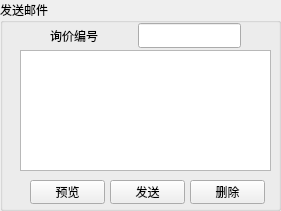
    <widget class="QGroupBox" name="groupBox_5">
     <property name="geometry">
      <rect>
       <x>610</x>
       <y>170</y>
       <width>281</width>
       <height>211</height>
      </rect>
     </property>
     <property name="font">
      <font>
       <family>微软雅黑</family>
       <bold>false</bold>
       <stylestrategy>PreferAntialias</stylestrategy>
       <kerning>true</kerning>
      </font>
     </property>
     <property name="title">
      <string>发送邮件</string>
     </property>
     <widget class="QPushButton" name="Preview_email">
      <property name="geometry">
       <rect>
        <x>30</x>
        <y>180</y>
        <width>75</width>
        <height>24</height>
       </rect>
      </property>
      <property name="font">
       <font>
        <family>微软雅黑</family>
        <bold>false</bold>
        <stylestrategy>PreferAntialias</stylestrategy>
        <kerning>true</kerning>
       </font>
      </property>
      <property name="text">
       <string>预览</string>
      </property>
     </widget>
     <widget class="QWidget" name="horizontalLayoutWidget_12">
      <property name="geometry">
       <rect>
        <x>50</x>
        <y>20</y>
        <width>191</width>
        <height>31</height>
       </rect>
      </property>
      <property name="font">
       <font>
        <family>微软雅黑</family>
        <bold>false</bold>
        <stylestrategy>PreferAntialias</stylestrategy>
        <kerning>true</kerning>
       </font>
      </property>
      <layout class="QHBoxLayout" name="horizontalLayout_12">
       <item>
        <widget class="QLabel" name="label_12">
         <property name="font">
          <font>
           <family>微软雅黑</family>
           <bold>false</bold>
           <stylestrategy>PreferAntialias</stylestrategy>
           <kerning>true</kerning>
          </font>
         </property>
         <property name="text">
          <string>询价编号</string>
         </property>
        </widget>
       </item>
       <item>
        <spacer name="horizontalSpacer_12">
         <property name="font">
          <font>
           <family>微软雅黑</family>
           <bold>false</bold>
           <stylestrategy>PreferAntialias</stylestrategy>
           <kerning>true</kerning>
          </font>
         </property>
         <property name="orientation">
          <enum>Qt::Orientation::Horizontal</enum>
         </property>
         <property name="sizeHint" stdset="0">
          <size>
           <width>40</width>
           <height>20</height>
          </size>
         </property>
        </spacer>
       </item>
       <item>
        <widget class="QLineEdit" name="inquiry_number">
         <property name="font">
          <font>
           <family>微软雅黑</family>
           <bold>false</bold>
           <stylestrategy>PreferAntialias</stylestrategy>
           <kerning>true</kerning>
          </font>
         </property>
        </widget>
       </item>
      </layout>
     </widget>
     <widget class="QPushButton" name="send_email">
      <property name="geometry">
       <rect>
        <x>110</x>
        <y>180</y>
        <width>75</width>
        <height>24</height>
       </rect>
      </property>
      <property name="font">
       <font>
        <family>微软雅黑</family>
        <bold>false</bold>
        <stylestrategy>PreferAntialias</stylestrategy>
        <kerning>true</kerning>
       </font>
      </property>
      <property name="text">
       <string>发送</string>
      </property>
     </widget>
     <widget class="QPushButton" name="delete_data">
      <property name="geometry">
       <rect>
        <x>190</x>
        <y>180</y>
        <width>75</width>
        <height>24</height>
       </rect>
      </property>
      <property name="font">
       <font>
        <family>微软雅黑</family>
        <bold>false</bold>
        <stylestrategy>PreferAntialias</stylestrategy>
        <kerning>true</kerning>
       </font>
      </property>
      <property name="text">
       <string>删除</string>
      </property>
     </widget>
     <widget class="QTableView" name="addresslist">
      <property name="geometry">
       <rect>
        <x>20</x>
        <y>50</y>
        <width>251</width>
        <height>121</height>
       </rect>
      </property>
      <property name="font">
       <font>
        <family>微软雅黑</family>
        <bold>false</bold>
        <stylestrategy>PreferAntialias</stylestrategy>
        <kerning>true</kerning>
       </font>
      </property>
     </widget>
    </widget>
